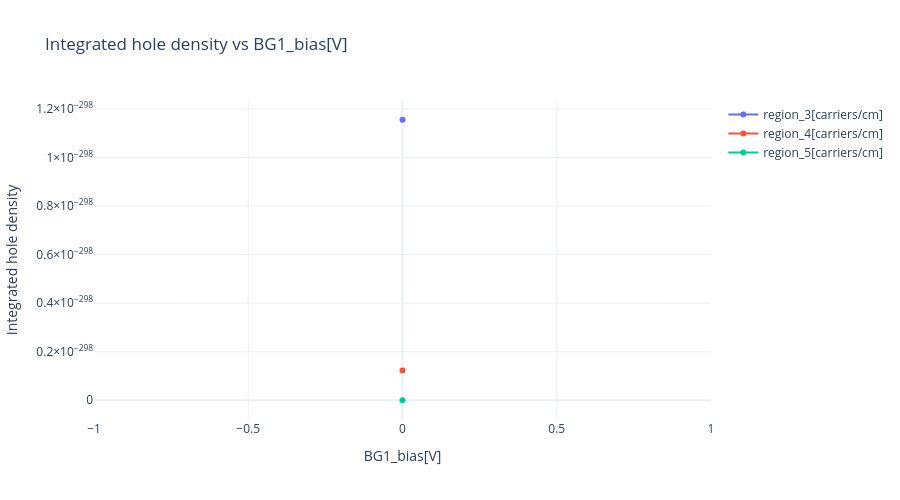
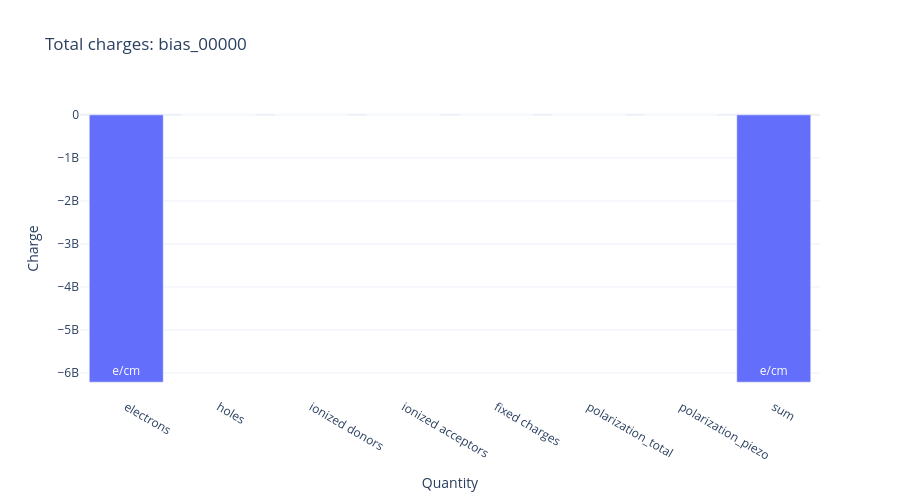
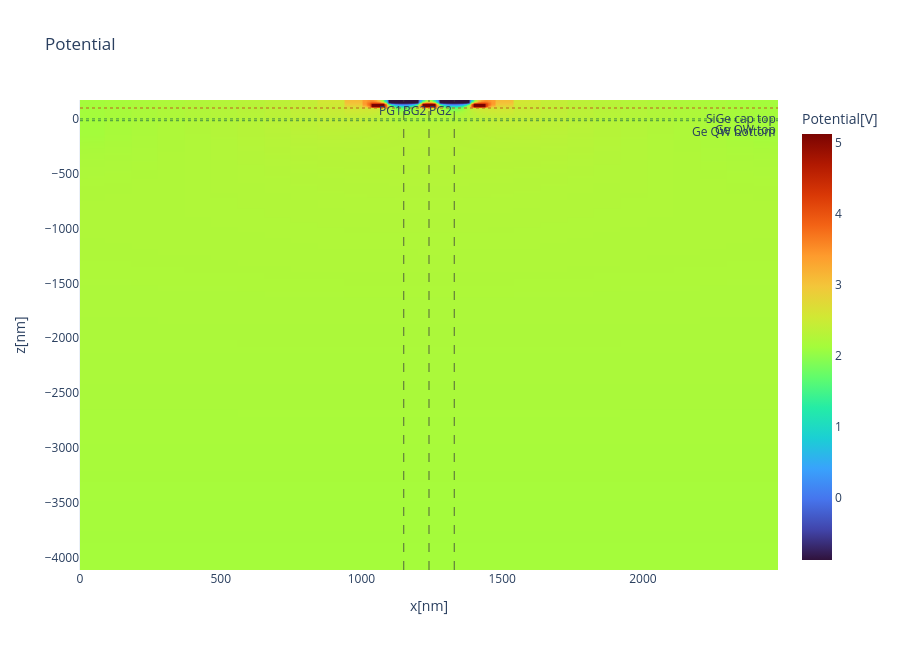
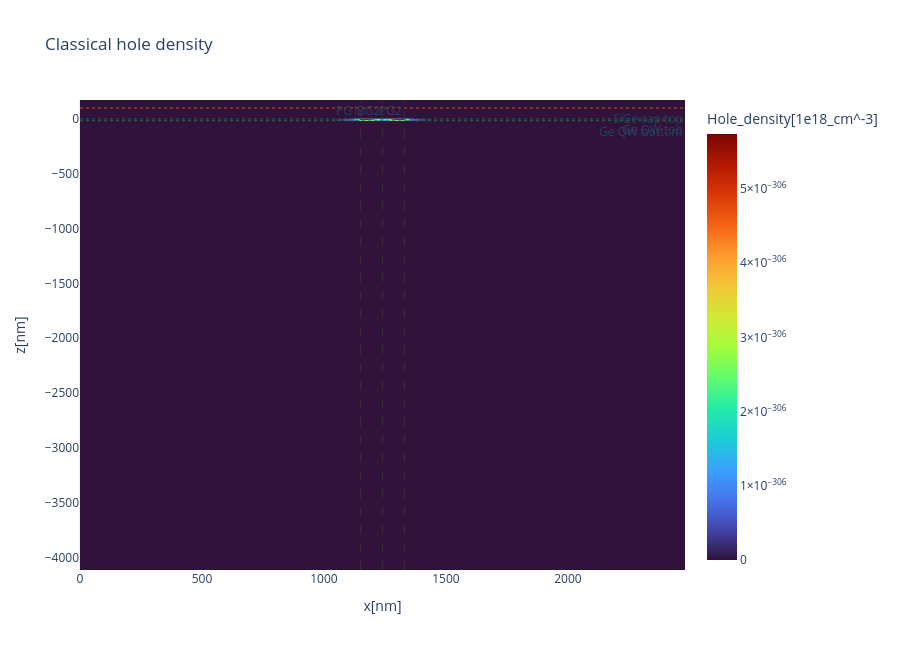

Notebook source saved alongside these figures, in order:
### Code cell
selected_diffs = np.abs(SUMMARY['V_BG'].to_numpy(dtype=float) - float(SELECTED_V_BG))
selected_idx = int(np.argmin(selected_diffs))
if selected_diffs[selected_idx] > SELECTED_BIAS_TOL:
    available = ', '.join(f'{value:+.1f}' for value in SUMMARY['V_BG'].to_numpy(dtype=float))
    raise ValueError(f'No sweep point found for V_BG={SELECTED_V_BG:+.3f} V. Available: {available}')

SELECTED_ROW = SUMMARY.iloc[selected_idx]
SELECTED_RUN_ROOT = Path(SELECTED_ROW['run_root'])
SELECTED_BIAS_DIR = nnt.get_bias_dir(SELECTED_RUN_ROOT, bias=SELECTED_RUN_BIAS)

SELECTED_GATE_X_MARKERS = [
    {'value': float(xpos), 'label': name, 'color': 'rgba(60,60,60,0.70)', 'dash': 'dash'}
    for name, xpos in X_PROBES.items()
]
def display_static_figure_once(fig):
    display(fig)
    plt.close(fig)

SELECTED_LAYER_Z_MARKERS = [
    {'value': -15.0, 'label': 'Ge QW bottom', 'color': 'rgba(40,120,70,0.75)', 'dash': 'dot'},
    {'value': 0.0, 'label': 'Ge QW top', 'color': 'rgba(40,120,70,0.75)', 'dash': 'dot'},
    {'value': 100.0, 'label': 'SiGe cap top', 'color': 'rgba(190,90,30,0.75)', 'dash': 'dot'},
]

display(Markdown(f'### Selected sweep point: V_BG1 = V_BG2 = V_BG3 = {format_bias_label(SELECTED_ROW.V_BG)}'))
display(pd.Series({
    'run_name': SELECTED_ROW.run_name,
    'run_root': str(SELECTED_RUN_ROOT),
    'nextnano_bias_dir': str(SELECTED_BIAS_DIR),
    'job_done': (SELECTED_RUN_ROOT / 'job_done.txt').exists(),
}).to_frame('value'))

display(Markdown('#### Integrated hole density regions'))
display(nnt.read_integrated_density_hole(SELECTED_RUN_ROOT / 'integrated_density_hole.dat'))
integrated_fig = nnt.plot_integrated_density_hole(
    SELECTED_RUN_ROOT,
    region_columns=['region_3[carriers/cm]', 'region_4[carriers/cm]', 'region_5[carriers/cm]'],
    interactive=SELECTED_INTERACTIVE_PLOTS,
)
if not SELECTED_INTERACTIVE_PLOTS:
    display_static_figure_once(integrated_fig)

display(Markdown('#### Total charges'))
display(nnt.read_total_charges(SELECTED_BIAS_DIR))
total_charges_fig = nnt.plot_total_charges(SELECTED_BIAS_DIR, interactive=SELECTED_INTERACTIVE_PLOTS)
if not SELECTED_INTERACTIVE_PLOTS:
    display_static_figure_once(total_charges_fig)

display(Markdown('#### Potential map: potential.fld'))
potential_map = nnt.resolve_bias_output_file(SELECTED_RUN_ROOT, 'potential', bias=SELECTED_RUN_BIAS, preferred_extensions=('fld',))
if SELECTED_INTERACTIVE_PLOTS:
    nnt.plot_fld_interactive(potential_map, title='Potential', xlim=SELECTED_XLIM, ylim=SELECTED_MAP_ZLIM, x_markers=SELECTED_GATE_X_MARKERS, y_markers=SELECTED_LAYER_Z_MARKERS, prefer_nextnanopy=False)
else:
    display_static_figure_once(nnt.plot_fld(potential_map, title='Potential', xlim=SELECTED_XLIM, ylim=SELECTED_MAP_ZLIM, x_markers=SELECTED_GATE_X_MARKERS, y_markers=SELECTED_LAYER_Z_MARKERS, prefer_nextnanopy=False))

display(Markdown('#### Classical hole density map: density_hole.fld'))
hole_density_map = nnt.resolve_bias_output_file(SELECTED_RUN_ROOT, 'density_hole', bias=SELECTED_RUN_BIAS, preferred_extensions=('fld',))
if SELECTED_INTERACTIVE_PLOTS:
    nnt.plot_fld_interactive(hole_density_map, title='Classical hole density', log10=False, xlim=SELECTED_XLIM, ylim=SELECTED_MAP_ZLIM, x_markers=SELECTED_GATE_X_MARKERS, y_markers=SELECTED_LAYER_Z_MARKERS, prefer_nextnanopy=False)
else:
    display_static_figure_once(nnt.plot_fld(hole_density_map, title='Classical hole density', log10=False, xlim=SELECTED_XLIM, ylim=SELECTED_MAP_ZLIM, x_markers=SELECTED_GATE_X_MARKERS, y_markers=SELECTED_LAYER_Z_MARKERS, prefer_nextnanopy=False))

display(Markdown('#### HH band-edge map: bandedges.fld'))
bandedge_map = nnt.resolve_bias_output_file(SELECTED_RUN_ROOT, 'bandedges', bias=SELECTED_RUN_BIAS, preferred_extensions=('fld',))
if SELECTED_INTERACTIVE_PLOTS:
    nnt.plot_fld_interactive(bandedge_map, variable='HH', title='HH band edge', xlim=SELECTED_XLIM, ylim=SELECTED_MAP_ZLIM, x_markers=SELECTED_GATE_X_MARKERS, y_markers=SELECTED_LAYER_Z_MARKERS, prefer_nextnanopy=False)
else:
    display_static_figure_once(nnt.plot_fld(bandedge_map, variable='HH', title='HH band edge', xlim=SELECTED_XLIM, ylim=SELECTED_MAP_ZLIM, x_markers=SELECTED_GATE_X_MARKERS, y_markers=SELECTED_LAYER_Z_MARKERS, prefer_nextnanopy=False))

display(Markdown('#### Electric-field norm map: electric_field_norm.fld'))
efield_map = nnt.resolve_bias_output_file(SELECTED_RUN_ROOT, 'electric_field_norm', bias=SELECTED_RUN_BIAS, preferred_extensions=('fld',))
if SELECTED_INTERACTIVE_PLOTS:
    nnt.plot_fld_interactive(efield_map, title='Electric-field norm', xlim=SELECTED_XLIM, ylim=SELECTED_MAP_ZLIM, x_markers=SELECTED_GATE_X_MARKERS, y_markers=SELECTED_LAYER_Z_MARKERS, prefer_nextnanopy=False)
else:
    display_static_figure_once(nnt.plot_fld(efield_map, title='Electric-field norm', xlim=SELECTED_XLIM, ylim=SELECTED_MAP_ZLIM, x_markers=SELECTED_GATE_X_MARKERS, y_markers=SELECTED_LAYER_Z_MARKERS, prefer_nextnanopy=False))

display(Markdown('#### Band edges along x_QD: bandedges_1d_x_QD.dat'))
bandedges_x = nnt.resolve_bias_output_file(SELECTED_RUN_ROOT, 'bandedges', cut='1d_x_QD', bias=SELECTED_RUN_BIAS, preferred_extensions=('dat',))
if SELECTED_INTERACTIVE_PLOTS:
    nnt.plot_dat_interactive(bandedges_x, variables=SELECTED_BANDEDGE_VARIABLES, title='Band edges along x_QD', xlim=SELECTED_XLIM, markers=SELECTED_GATE_X_MARKERS, prefer_nextnanopy=False)
else:
    display_static_figure_once(nnt.plot_dat(bandedges_x, variables=SELECTED_BANDEDGE_VARIABLES, title='Band edges along x_QD', xlim=SELECTED_XLIM, markers=SELECTED_GATE_X_MARKERS, prefer_nextnanopy=False))

display(Markdown('#### Band edges along z_BG2: bandedges_1d_z_BG2.dat'))
bandedges_z_bg2 = nnt.resolve_bias_output_file(SELECTED_RUN_ROOT, 'bandedges', cut='1d_z_BG2', bias=SELECTED_RUN_BIAS, preferred_extensions=('dat',))
if SELECTED_INTERACTIVE_PLOTS:
    nnt.plot_dat_interactive(bandedges_z_bg2, variables=SELECTED_BANDEDGE_VARIABLES, title='Band edges along z_BG2', xlim=SELECTED_ZOOM_ZLIM, markers=SELECTED_LAYER_Z_MARKERS, prefer_nextnanopy=False)
else:
    display_static_figure_once(nnt.plot_dat(bandedges_z_bg2, variables=SELECTED_BANDEDGE_VARIABLES, title='Band edges along z_BG2', xlim=SELECTED_ZOOM_ZLIM, markers=SELECTED_LAYER_Z_MARKERS, prefer_nextnanopy=False))

display(Markdown('#### Band edges along z_PG1: bandedges_1d_z_PG1.dat'))
bandedges_z_pg1 = nnt.resolve_bias_output_file(SELECTED_RUN_ROOT, 'bandedges', cut='1d_z_PG1', bias=SELECTED_RUN_BIAS, preferred_extensions=('dat',))
if SELECTED_INTERACTIVE_PLOTS:
    nnt.plot_dat_interactive(bandedges_z_pg1, variables=SELECTED_BANDEDGE_VARIABLES, title='Band edges along z_PG1', xlim=SELECTED_ZOOM_ZLIM, markers=SELECTED_LAYER_Z_MARKERS, prefer_nextnanopy=False)
else:
    display_static_figure_once(nnt.plot_dat(bandedges_z_pg1, variables=SELECTED_BANDEDGE_VARIABLES, title='Band edges along z_PG1', xlim=SELECTED_ZOOM_ZLIM, markers=SELECTED_LAYER_Z_MARKERS, prefer_nextnanopy=False))

display(Markdown('#### Potential along x_QD: potential_1d_x_QD.dat'))
potential_x = nnt.resolve_bias_output_file(SELECTED_RUN_ROOT, 'potential', cut='1d_x_QD', bias=SELECTED_RUN_BIAS, preferred_extensions=('dat',))
if SELECTED_INTERACTIVE_PLOTS:
    nnt.plot_dat_interactive(potential_x, title='Potential along x_QD', xlim=SELECTED_XLIM, markers=SELECTED_GATE_X_MARKERS, prefer_nextnanopy=False)
else:
    display_static_figure_once(nnt.plot_dat(potential_x, title='Potential along x_QD', xlim=SELECTED_XLIM, markers=SELECTED_GATE_X_MARKERS, prefer_nextnanopy=False))

display(Markdown('#### Classical hole density along x_QD: density_hole_1d_x_QD.dat'))
classical_hole_x = nnt.resolve_bias_output_file(SELECTED_RUN_ROOT, 'density_hole', cut='1d_x_QD', bias=SELECTED_RUN_BIAS, preferred_extensions=('dat',))
if SELECTED_INTERACTIVE_PLOTS:
    nnt.plot_dat_interactive(classical_hole_x, title='Classical hole density along x_QD', xlim=SELECTED_XLIM, yscale='linear', markers=SELECTED_GATE_X_MARKERS, prefer_nextnanopy=False)
else:
    display_static_figure_once(nnt.plot_dat(classical_hole_x, title='Classical hole density along x_QD', xlim=SELECTED_XLIM, yscale='linear', markers=SELECTED_GATE_X_MARKERS, prefer_nextnanopy=False))

display(Markdown('#### Quantum HH density along x_QD: Quantum/c-Ge_QW/HH/density_1d_x_QD.dat'))
quantum_hh_x = nnt.resolve_quantum_output_file(SELECTED_RUN_ROOT, 'density', cut='1d_x_QD', region='c-Ge_QW', band='HH', bias=SELECTED_RUN_BIAS, preferred_extensions=('dat',))
if SELECTED_INTERACTIVE_PLOTS:
    nnt.plot_dat_interactive(quantum_hh_x, title='Quantum HH density along x_QD', xlim=SELECTED_XLIM, yscale='linear', markers=SELECTED_GATE_X_MARKERS, prefer_nextnanopy=False)
else:
    display_static_figure_once(nnt.plot_dat(quantum_hh_x, title='Quantum HH density along x_QD', xlim=SELECTED_XLIM, yscale='linear', markers=SELECTED_GATE_X_MARKERS, prefer_nextnanopy=False))

### Figure 1 — Plotly figure (JSON) as saved in the notebook; plotly's stock layout.template omitted (floating-point values rounded to 4 significant figures)
{"data": [{"mode": "lines+markers", "name": "region_3[carriers/cm]", "type": "scatter", "x": [0], "y": [1.156e-298]}, {"mode": "lines+markers", "name": "region_4[carriers/cm]", "type": "scatter", "x": [0], "y": [1.224e-299]}, {"mode": "lines+markers", "name": "region_5[carriers/cm]", "type": "scatter", "x": [0], "y": [1.085e-302]}], "layout": {"height": 500, "legend": {"itemclick": "toggle", "itemdoubleclick": "toggleothers"}, "title": {"text": "Integrated hole density vs BG1_bias[V]"}, "xaxis": {"title": {"text": "BG1_bias[V]"}}, "yaxis": {"title": {"text": "Integrated hole density"}}}}

### Figure 2 — Plotly figure (JSON) as saved in the notebook; plotly's stock layout.template omitted (floating-point values rounded to 4 significant figures)
{"data": [{"text": ["e/cm", "e/cm", "e/cm", "e/cm", "e/cm", "e/cm", "e/cm", "e/cm"], "type": "bar", "x": ["electrons", "holes", "ionized donors", "ionized acceptors", "fixed charges", "polarization_total", "polarization_piezo", "sum"], "y": [-6212000000.0, 1.573e-298, 0.0, -0.0, 0.0, 0.0, 0.0, -6212000000.0]}], "layout": {"height": 500, "title": {"text": "Total charges: bias_00000"}, "xaxis": {"title": {"text": "Quantity"}}, "yaxis": {"title": {"text": "Charge"}}}}

### Figure 3 — Plotly figure (JSON) as saved in the notebook; plotly's stock layout.template omitted (floating-point values rounded to 4 significant figures; data arrays with more than 128 entries replaced by an {"elided": "..."} marker saying what was removed)
{"data": [{"colorbar": {"title": {"text": "Potential[V]"}}, "colorscale": [[0, "#30123b"], [0.07143, "#4145ab"], [0.1429, "#4675ed"], [0.2143, "#39a2fc"], [0.2857, "#1bcfd4"], [0.3571, "#24eca6"], [0.4286, "#61fc6c"], [0.5, "#a4fc3b"], [0.5714, "#d1e834"], [0.6429, "#f3c63a"], [0.7143, "#fe9b2d"], [0.7857, "#f36315"], [0.8571, "#d93806"], [0.9286, "#b11901"], [1, "#7a0402"]], "type": "heatmap", "x": [0.0, 10.44, 18.61, 25.0, 30.0, 40.0, 134.4, 228.9, 323.3, 417.8, 512.2, 606.7, 701.1, 795.6, 890.0, 992.4, 1015.0, 1020.0, 1025.0, 1030.0, 1035.0, 1040.0, 1045.0, 1050.0, 1055.0, 1060.0, 1065.0, 1070.0, 1075.0, 1080.0, 1085.0, 1090.0, 1095.0, 1100.0, 1105.0, 1110.0, 1115.0, 1120.0, 1125.0, 1130.0, 1135.0, 1140.0, 1145.0, 1150.0, 1155.0, 1160.0, 1165.0, 1170.0, 1175.0, 1180.0, 1185.0, 1190.0, 1195.0, 1200.0, 1205.0, 1210.0, 1215.0, 1220.0, 1225.0, 1230.0, 1235.0, 1240.0, 1245.0, 1250.0, 1255.0, 1260.0, 1265.0, 1270.0, 1275.0, 1280.0, 1285.0, 1290.0, 1295.0, 1300.0, 1305.0, 1310.0, 1315.0, 1320.0, 1325.0, 1330.0, 1335.0, 1340.0, 1345.0, 1350.0, 1355.0, 1360.0, 1365.0, 1370.0, 1375.0, 1380.0, 1385.0, 1390.0, 1395.0, 1400.0, 1405.0, 1410.0, 1415.0, 1420.0, 1425.0, 1430.0, 1435.0, 1440.0, 1445.0, 1450.0, 1455.0, 1460.0, 1465.0, 1488.0, 1590.0, 1684.0, 1779.0, 1873.0, 1968.0, 2062.0, 2157.0, 2251.0, 2346.0, 2440.0, 2450.0, 2455.0, 2461.0, 2470.0, 2480.0], "y": {"elided": "554 float values"}, "z": {"elided": "554x123 float values"}}], "layout": {"annotations": [{"showarrow": false, "text": "PG1", "x": 1150, "xanchor": "right", "xref": "x", "y": 1, "yanchor": "top", "yref": "y domain"}, {"showarrow": false, "text": "BG2", "x": 1240, "xanchor": "right", "xref": "x", "y": 1, "yanchor": "top", "yref": "y domain"}, {"showarrow": false, "text": "PG2", "x": 1330, "xanchor": "right", "xref": "x", "y": 1, "yanchor": "top", "yref": "y domain"}, {"showarrow": false, "text": "Ge QW bottom", "x": 1, "xanchor": "right", "xref": "x domain", "y": -15, "yanchor": "top", "yref": "y"}, {"showarrow": false, "text": "Ge QW top", "x": 1, "xanchor": "right", "xref": "x domain", "y": 0, "yanchor": "top", "yref": "y"}, {"showarrow": false, "text": "SiGe cap top", "x": 1, "xanchor": "right", "xref": "x domain", "y": 100, "yanchor": "top", "yref": "y"}], "height": 650, "shapes": [{"line": {"color": "rgba(60,60,60,0.70)", "dash": "dash", "width": 1.3}, "opacity": 0.85, "type": "line", "x0": 1150, "x1": 1150, "xref": "x", "y0": 0, "y1": 1, "yref": "y domain"}, {"line": {"color": "rgba(60,60,60,0.70)", "dash": "dash", "width": 1.3}, "opacity": 0.85, "type": "line", "x0": 1240, "x1": 1240, "xref": "x", "y0": 0, "y1": 1, "yref": "y domain"}, {"line": {"color": "rgba(60,60,60,0.70)", "dash": "dash", "width": 1.3}, "opacity": 0.85, "type": "line", "x0": 1330, "x1": 1330, "xref": "x", "y0": 0, "y1": 1, "yref": "y domain"}, {"line": {"color": "rgba(40,120,70,0.75)", "dash": "dot", "width": 1.3}, "opacity": 0.85, "type": "line", "x0": 0, "x1": 1, "xref": "x domain", "y0": -15, "y1": -15, "yref": "y"}, {"line": {"color": "rgba(40,120,70,0.75)", "dash": "dot", "width": 1.3}, "opacity": 0.85, "type": "line", "x0": 0, "x1": 1, "xref": "x domain", "y0": 0, "y1": 0, "yref": "y"}, {"line": {"color": "rgba(190,90,30,0.75)", "dash": "dot", "width": 1.3}, "opacity": 0.85, "type": "line", "x0": 0, "x1": 1, "xref": "x domain", "y0": 100, "y1": 100, "yref": "y"}], "title": {"text": "Potential"}, "xaxis": {"range": [0, 2480], "title": {"text": "x[nm]"}}, "yaxis": {"range": [-4115, 173], "title": {"text": "z[nm]"}}}}

### Figure 4 — Plotly figure (JSON) as saved in the notebook; plotly's stock layout.template omitted (floating-point values rounded to 4 significant figures; data arrays with more than 128 entries replaced by an {"elided": "..."} marker saying what was removed)
{"data": [{"colorbar": {"title": {"text": "Hole_density[1e18_cm^-3]"}}, "colorscale": [[0, "#30123b"], [0.07143, "#4145ab"], [0.1429, "#4675ed"], [0.2143, "#39a2fc"], [0.2857, "#1bcfd4"], [0.3571, "#24eca6"], [0.4286, "#61fc6c"], [0.5, "#a4fc3b"], [0.5714, "#d1e834"], [0.6429, "#f3c63a"], [0.7143, "#fe9b2d"], [0.7857, "#f36315"], [0.8571, "#d93806"], [0.9286, "#b11901"], [1, "#7a0402"]], "type": "heatmap", "x": [0.0, 10.44, 18.61, 25.0, 30.0, 40.0, 134.4, 228.9, 323.3, 417.8, 512.2, 606.7, 701.1, 795.6, 890.0, 992.4, 1015.0, 1020.0, 1025.0, 1030.0, 1035.0, 1040.0, 1045.0, 1050.0, 1055.0, 1060.0, 1065.0, 1070.0, 1075.0, 1080.0, 1085.0, 1090.0, 1095.0, 1100.0, 1105.0, 1110.0, 1115.0, 1120.0, 1125.0, 1130.0, 1135.0, 1140.0, 1145.0, 1150.0, 1155.0, 1160.0, 1165.0, 1170.0, 1175.0, 1180.0, 1185.0, 1190.0, 1195.0, 1200.0, 1205.0, 1210.0, 1215.0, 1220.0, 1225.0, 1230.0, 1235.0, 1240.0, 1245.0, 1250.0, 1255.0, 1260.0, 1265.0, 1270.0, 1275.0, 1280.0, 1285.0, 1290.0, 1295.0, 1300.0, 1305.0, 1310.0, 1315.0, 1320.0, 1325.0, 1330.0, 1335.0, 1340.0, 1345.0, 1350.0, 1355.0, 1360.0, 1365.0, 1370.0, 1375.0, 1380.0, 1385.0, 1390.0, 1395.0, 1400.0, 1405.0, 1410.0, 1415.0, 1420.0, 1425.0, 1430.0, 1435.0, 1440.0, 1445.0, 1450.0, 1455.0, 1460.0, 1465.0, 1488.0, 1590.0, 1684.0, 1779.0, 1873.0, 1968.0, 2062.0, 2157.0, 2251.0, 2346.0, 2440.0, 2450.0, 2455.0, 2461.0, 2470.0, 2480.0], "y": {"elided": "554 float values"}, "z": {"elided": "554x123 float values"}}], "layout": {"annotations": [{"showarrow": false, "text": "PG1", "x": 1150, "xanchor": "right", "xref": "x", "y": 1, "yanchor": "top", "yref": "y domain"}, {"showarrow": false, "text": "BG2", "x": 1240, "xanchor": "right", "xref": "x", "y": 1, "yanchor": "top", "yref": "y domain"}, {"showarrow": false, "text": "PG2", "x": 1330, "xanchor": "right", "xref": "x", "y": 1, "yanchor": "top", "yref": "y domain"}, {"showarrow": false, "text": "Ge QW bottom", "x": 1, "xanchor": "right", "xref": "x domain", "y": -15, "yanchor": "top", "yref": "y"}, {"showarrow": false, "text": "Ge QW top", "x": 1, "xanchor": "right", "xref": "x domain", "y": 0, "yanchor": "top", "yref": "y"}, {"showarrow": false, "text": "SiGe cap top", "x": 1, "xanchor": "right", "xref": "x domain", "y": 100, "yanchor": "top", "yref": "y"}], "height": 650, "shapes": [{"line": {"color": "rgba(60,60,60,0.70)", "dash": "dash", "width": 1.3}, "opacity": 0.85, "type": "line", "x0": 1150, "x1": 1150, "xref": "x", "y0": 0, "y1": 1, "yref": "y domain"}, {"line": {"color": "rgba(60,60,60,0.70)", "dash": "dash", "width": 1.3}, "opacity": 0.85, "type": "line", "x0": 1240, "x1": 1240, "xref": "x", "y0": 0, "y1": 1, "yref": "y domain"}, {"line": {"color": "rgba(60,60,60,0.70)", "dash": "dash", "width": 1.3}, "opacity": 0.85, "type": "line", "x0": 1330, "x1": 1330, "xref": "x", "y0": 0, "y1": 1, "yref": "y domain"}, {"line": {"color": "rgba(40,120,70,0.75)", "dash": "dot", "width": 1.3}, "opacity": 0.85, "type": "line", "x0": 0, "x1": 1, "xref": "x domain", "y0": -15, "y1": -15, "yref": "y"}, {"line": {"color": "rgba(40,120,70,0.75)", "dash": "dot", "width": 1.3}, "opacity": 0.85, "type": "line", "x0": 0, "x1": 1, "xref": "x domain", "y0": 0, "y1": 0, "yref": "y"}, {"line": {"color": "rgba(190,90,30,0.75)", "dash": "dot", "width": 1.3}, "opacity": 0.85, "type": "line", "x0": 0, "x1": 1, "xref": "x domain", "y0": 100, "y1": 100, "yref": "y"}], "title": {"text": "Classical hole density"}, "xaxis": {"range": [0, 2480], "title": {"text": "x[nm]"}}, "yaxis": {"range": [-4115, 173], "title": {"text": "z[nm]"}}}}
